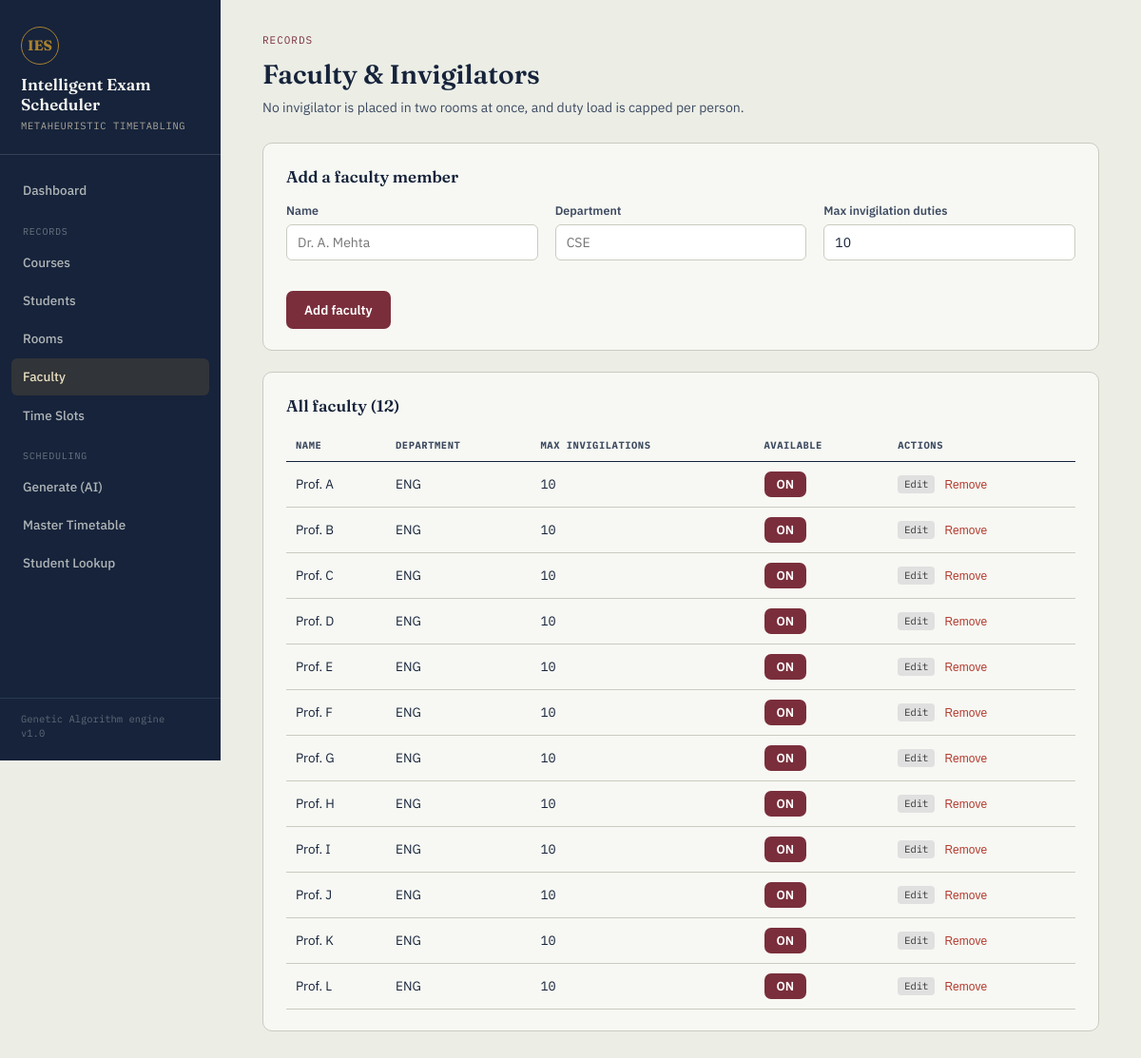
Screenshot of /faculty with the database file from the repository.
### tables this page shows
CREATE TABLE faculty (
    id INTEGER PRIMARY KEY AUTOINCREMENT,
    name TEXT NOT NULL,
    department TEXT,
    max_invigilations INTEGER NOT NULL DEFAULT 10,
    is_active INTEGER DEFAULT 1
);

### app.py (the view, shortened to what this page needs)
@app.route("/faculty", methods=["GET", "POST"])
def faculty():
    conn = db.get_db()
    rows = conn.execute("SELECT * FROM faculty ORDER BY name").fetchall()
    conn.close()
    return render_template("faculty.html", faculty=rows, edit_item=None)

### db.py (called while the page is built)
def get_db():
    conn = sqlite3.connect(DB_PATH)
    conn.row_factory = sqlite3.Row
    conn.execute("PRAGMA foreign_keys = ON")
    return conn

### templates/faculty.html (shortened to what this page needs)
{% extends "base.html" %}
{% block content %}
<div class="page-head">
  <div>
    <p class="eyebrow">Records</p>
    <h2>Faculty &amp; Invigilators</h2>
    <p class="sub">No invigilator is placed in two rooms at once, and duty load is capped per person.</p>
  </div>
</div>
<div class="card" id="form-section">
  <h3>{% if edit_item %}Edit Faculty{% else %}Add a faculty member{% endif %}</h3>
  <form method="POST" action="{{ url_for('edit_faculty', faculty_id=edit_item.id) if edit_item else url_for('faculty') }}" class="grid cols-3">
    <div>
      <label for="name">Name</label>
      <input type="text" id="name" name="name" value="{{ edit_item.name if edit_item else '' }}" placeholder="Dr. A. Mehta" required>
    </div>
    <div>
      <label for="department">Department</label>
      <input type="text" id="department" name="department" value="{{ edit_item.department if edit_item else '' }}" placeholder="CSE">
    </div>
    <div>
      <label for="max_invigilations">Max invigilation duties</label>
      <input type="number" id="max_invigilations" name="max_invigilations" value="{{ edit_item.max_invigilations if edit_item else '10' }}" min="1">
    </div>
    <div style="grid-column: 1 / -1; display: flex; gap: 10px;">
      <button type="submit" class="btn btn-primary">{% if edit_item %}Update faculty{% else %}Add faculty{% endif %}</button>
    </div>
  </form>
</div>
<div class="card">
  <h3>All faculty ({{ faculty|length }})</h3>
  {% if faculty %}
  <table class="ledger">
    <tr>
      <th>Name</th>
      <th>Department</th>
      <th>Max Invigilations</th>
      <th>Available</th>
      <th>Actions</th>
    </tr>
    {% for f in faculty %}
    <tr class="{% if edit_item and edit_item.id == f.id %}editing-row{% endif %}">
      <td>{{ f.name }}</td>
      <td>{{ f.department or '—' }}</td>
      <td class="mono">{{ f.max_invigilations }}</td>
      <td>
        <form method="POST" action="{{ url_for('toggle_faculty', faculty_id=f.id) }}" style="margin:0;">
          <button type="submit" class="btn {% if f.is_active %}btn-primary{% else %}btn-ghost{% endif %}" style="padding:4px 12px; font-size:13px;">
            {% if f.is_active %}ON{% else %}OFF{% endif %}
          </button>
        </form>
      </td>
      <td>
        <div style="display: flex; gap: 10px; align-items: center;">
          <a href="{{ url_for('edit_faculty', faculty_id=f.id) }}#form-section" class="tag" style="text-decoration: none; background: #e0e0e0; color: #333;">Edit</a>
          <form method="POST" action="{{ url_for('delete_faculty', faculty_id=f.id) }}" onsubmit="return confirm('Remove {{ f.name }}?');" style="margin: 0;">
            <button type="submit" class="btn-danger-text" style="padding: 0;">Remove</button>
          </form>
        </div>
      </td>
    </tr>
    {% endfor %}
  </table>
  {% else %}
  <div class="empty">No faculty yet. Add the first one above.</div>
  {% endif %}
</div>
{% endblock %}

### templates/base.html (shortened to what this page needs)
<!DOCTYPE html>
<html lang="en">
<head>
<link rel="stylesheet" href="{{ url_for('static', filename='style.css') }}">
</head>
<body>
<div class="shell">
  <aside class="sidebar">
    <div class="brand">
      <div class="seal">IES</div>
      <h1>Intelligent Exam Scheduler</h1>
      <p>Metaheuristic Timetabling</p>
    </div>
    <nav class="nav">
      <a href="{{ url_for('dashboard') }}" class="{{ 'active' if request.endpoint=='dashboard' }}">Dashboard</a>
      <div class="section-label">Records</div>
      <a href="{{ url_for('courses') }}" class="{{ 'active' if request.endpoint=='courses' }}">Courses</a>
      <a href="{{ url_for('students') }}" class="{{ 'active' if request.endpoint=='students' }}">Students</a>
      <a href="{{ url_for('rooms') }}" class="{{ 'active' if request.endpoint=='rooms' }}">Rooms</a>
      <a href="{{ url_for('faculty') }}" class="{{ 'active' if request.endpoint=='faculty' }}">Faculty</a>
      <a href="{{ url_for('timeslots') }}" class="{{ 'active' if request.endpoint=='timeslots' }}">Time Slots</a>
      <div class="section-label">Scheduling</div>
      <a href="{{ url_for('generate_page') }}" class="{{ 'active' if request.endpoint=='generate_page' }}">Generate (AI)</a>
      <a href="{{ url_for('timetable') }}" class="{{ 'active' if request.endpoint=='timetable' }}">Master Timetable</a>
      <a href="{{ url_for('student_timetable') }}" class="{{ 'active' if request.endpoint=='student_timetable' }}">Student Lookup</a>
    </nav>
    <div class="sidebar-foot">Genetic Algorithm engine<br>v1.0</div>
  </aside>
  <main class="main">
    {% block content %}{% endblock %}
  </main>
</div>
</body>
</html>

### rows the page displays
faculty: name "Prof. A", department "ENG", max_invigilations "10", is_active "ON"
faculty: name "Prof. B", department "ENG", max_invigilations "10", is_active "ON"
faculty: name "Prof. C", department "ENG", max_invigilations "10", is_active "ON"
faculty: name "Prof. D", department "ENG", max_invigilations "10", is_active "ON"
faculty: name "Prof. E", department "ENG", max_invigilations "10", is_active "ON"
faculty: name "Prof. F", department "ENG", max_invigilations "10", is_active "ON"
faculty: name "Prof. G", department "ENG", max_invigilations "10", is_active "ON"
faculty: name "Prof. H", department "ENG", max_invigilations "10", is_active "ON"
faculty: name "Prof. I", department "ENG", max_invigilations "10", is_active "ON"
faculty: name "Prof. J", department "ENG", max_invigilations "10", is_active "ON"
faculty: name "Prof. K", department "ENG", max_invigilations "10", is_active "ON"
faculty: name "Prof. L", department "ENG", max_invigilations "10", is_active "ON"

### other values shown
{{ faculty|length }} "12"
